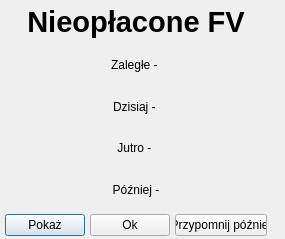
<?xml version="1.0" encoding="UTF-8"?>
<ui version="4.0">
 <class>Dialog</class>
 <widget class="QDialog" name="Dialog">
  <property name="geometry">
   <rect>
    <x>0</x>
    <y>0</y>
    <width>285</width>
    <height>239</height>
   </rect>
  </property>
  <property name="windowTitle">
   <string>Dialog</string>
  </property>
  <widget class="QWidget" name="verticalLayoutWidget">
   <property name="geometry">
    <rect>
     <x>0</x>
     <y>0</y>
     <width>272</width>
     <height>241</height>
    </rect>
   </property>
   <layout class="QVBoxLayout" name="verticalLayout">
    <property name="leftMargin">
     <number>5</number>
    </property>
    <property name="topMargin">
     <number>5</number>
    </property>
    <property name="rightMargin">
     <number>5</number>
    </property>
    <property name="bottomMargin">
     <number>5</number>
    </property>
    <item>
     <widget class="QLabel" name="title">
      <property name="font">
       <font>
        <pointsize>22</pointsize>
        <weight>75</weight>
        <bold>true</bold>
       </font>
      </property>
      <property name="text">
       <string>Nieopłacone FV</string>
      </property>
      <property name="alignment">
       <set>Qt::AlignHCenter|Qt::AlignTop</set>
      </property>
     </widget>
    </item>
    <item>
     <widget class="QLabel" name="zalegle">
      <property name="text">
       <string>Zaległe - </string>
      </property>
      <property name="alignment">
       <set>Qt::AlignCenter</set>
      </property>
     </widget>
    </item>
    <item>
     <widget class="QLabel" name="dzisiaj">
      <property name="text">
       <string>Dzisiaj - </string>
      </property>
      <property name="alignment">
       <set>Qt::AlignCenter</set>
      </property>
     </widget>
    </item>
    <item>
     <widget class="QLabel" name="jutro">
      <property name="text">
       <string>Jutro - </string>
      </property>
      <property name="alignment">
       <set>Qt::AlignCenter</set>
      </property>
     </widget>
    </item>
    <item>
     <widget class="QLabel" name="pozniej">
      <property name="text">
       <string>Później -</string>
      </property>
      <property name="alignment">
       <set>Qt::AlignCenter</set>
      </property>
     </widget>
    </item>
    <item>
     <layout class="QHBoxLayout" name="horizontalLayout">
      <property name="spacing">
       <number>5</number>
      </property>
      <item>
       <widget class="QPushButton" name="btn_show">
        <property name="text">
         <string>Pokaż</string>
        </property>
       </widget>
      </item>
      <item>
       <widget class="QPushButton" name="btn_ok">
        <property name="text">
         <string>Ok</string>
        </property>
       </widget>
      </item>
      <item>
       <widget class="QPushButton" name="btn_remember">
        <property name="text">
         <string>Przypomnij później</string>
        </property>
       </widget>
      </item>
     </layout>
    </item>
   </layout>
  </widget>
 </widget>
 <tabstops>
  <tabstop>btn_show</tabstop>
  <tabstop>btn_ok</tabstop>
  <tabstop>btn_remember</tabstop>
 </tabstops>
 <resources/>
 <connections/>
</ui>
